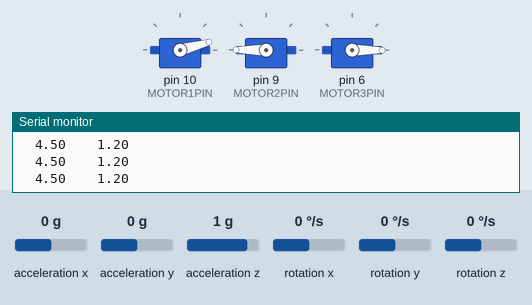
Recording of a sketch running on a simulated Arduino Uno, built with avr-gcc and run on an emulated ATmega328P. Shown: 3 × servo, the last lines printed to the serial monitor. Wiring (inferred from the names in the program): MPU-6050 motion sensor at I2C address 0x68. The inputs (shaded band) are chosen by the test bench; at power-on: acceleration x 0 g, acceleration y 0 g, rotation x 0 °/s, rotation y 0 °/s, acceleration z 1 g, rotation z 0 °/s.

Above: at 1.3 s.
1.4 s: acceleration x set to -1.4 g
At 1.68 s:
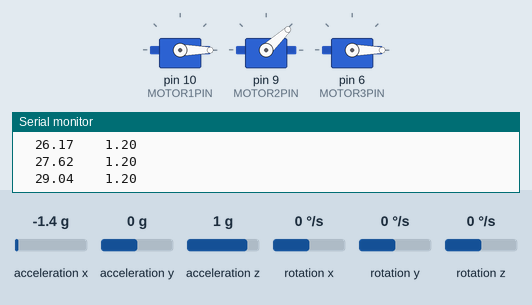
3.7 s: acceleration y set to -1.4 g
At 5.8 s:
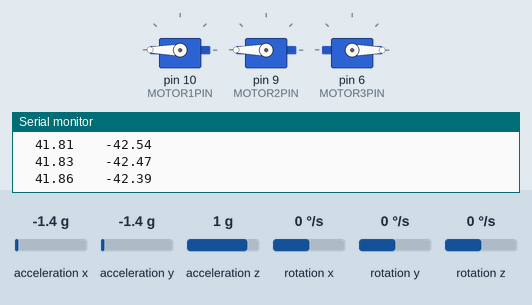
6.7 s: rotation x set to 146 °/s
9.7 s: rotation x set to 154 °/s
11.2 s: rotation y set to -172 °/s
13.0 s: rotation y set to -180 °/s
At 19.3 s:
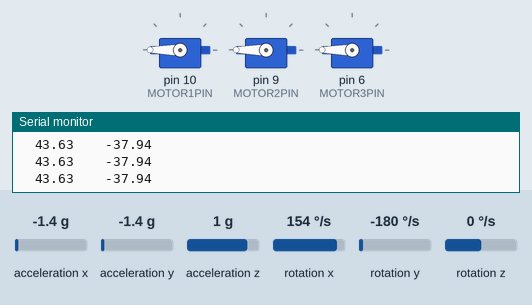
Timing chart, 0 to 30.3 s (numbered marks = the images above; inputs shaded):
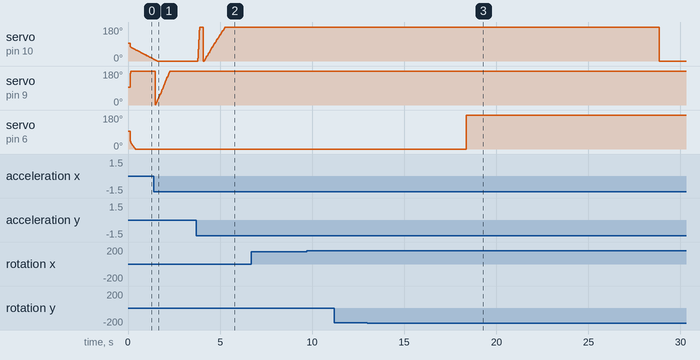

Measured:
- the behaviour switches between -175 and -176 °/s on rotation y (found by bisection; images 2 and 3)

The sketch:

robot_ball_balance_v1.ino
```cpp
#include "robot_ball_balance_v1.h"

void setup() {
  //Serial setup
  Serial.begin(9600);
  Serial.println("Intitialisaton");

  //CI Setup
  //  Wire.begin();
  //  Wire.beginTransmission(MPU_addr);
  //  Wire.write(0x6B);  // PWR_MGMT_1 register
  //  Wire.write(0);     // set to zero (wakes up the MPU-6050)
  //  Wire.endTransmission(true);
  //  x.speed = 0;
  //  y.speed = 0;
  //  x.target = 0;
  //  y.target = 0;
  //  x.acOffset = ACXOFFSET;
  //  y.acOffset = ACYOFFSET;
  //  x.gyOffset = GYXOFFSET;
  //  y.gyOffset = GYYOFFSET;

  initCI();

  //Motors setup
  motor1.pin = MOTOR1PIN;
  motor2.pin = MOTOR2PIN;
  motor3.pin = MOTOR3PIN;
  motor1.speed = MOTORNEUTRAL;
  motor2.speed = MOTORNEUTRAL;
  motor3.speed = MOTORNEUTRAL;
  motor1.servo.attach(motor1.pin);
  motor2.servo.attach(motor2.pin);
  motor3.servo.attach(motor3.pin);
  motor1.servo.write(motor1.speed);
  motor2.servo.write(motor2.speed);
  motor3.servo.write(motor3.speed);

  x.angleOffset = 4.5;
  y.angleOffset = 1.2;

  x.gyroOffset = 1;
  y.gyroOffset = -1.3;

  //Radio Setup
  //  radio.begin();
  //  if (WIRELESSDEBUG) {
  //    radio.begin();
  //    radio.openWritingPipe(pipe);
  //  } else if (MODE == 1) {
  //    radio.begin();
  //    radio.openReadingPipe(1, pipe);
  //    radio.startListening();
  //  }
  //
  //  calibration();
}

void loop() {
  //readCIRaw();
  delay(2);
  readCI();
  if (DEBUGCI) {
   // Serial.print(x.angle);
    Serial.print("\t");
    Serial.print(x.angleCentered);
    Serial.print("\t");
   // Serial.print(y.angle);
    Serial.print("\t");
    Serial.print(y.angleCentered);
    Serial.println();
  }


  switch (MODE) {
    case 1: //Motor control with remote
      readRadio();

      y.speed = msg[0]; //entre -100 et 100
      x.speed = msg[1]; //entre -100 et 100

      calculateMotorSpeeds();

      break;

    case 2: //Balance still

      x.error = x.angleCentered;
      y.error = y.angleCentered;

      if (abs(x.error) < 0.3){
        x.sumError = 0;
      }
      if (abs(y.error) < 0.3){
        y.sumError = 0;
      }


      x.sumError += x.error * 2; //dt ~2
      y.sumError += y.error * 2;


      x.speed = -(Kp * x.error + Ki * x.sumError + Kd * x.gyroRateCentered);
      y.speed = -(Kp * y.error + Ki * y.sumError + Kd * y.gyroRateCentered);

      calculateMotorSpeeds();

      if (DEBUG) {
      }
      break;

    case 3:
      break;

    default: //OFF
      motor1.speed = 180;
      motor2.speed = 0;
      motor3.speed = MOTORNEUTRAL;
      break;
  }


  if (DEBUGMOTORSPEED) {
    Serial.print(motor1.speed);
    Serial.print("\t");
    Serial.print(motor2.speed);
    Serial.print("\t");
    Serial.print(motor3.speed);
    Serial.print("\t");
    Serial.println();
  }

  if (MOTORON) {
    motor1.servo.write(motor1.speed);
    motor2.servo.write(motor2.speed);
    motor3.servo.write(motor3.speed);
  }
}
```

I2C.ino
```cpp
// (licence header left out)
const uint8_t IMUAddress = 0x68; // AD0 is logic low on the PCB
const uint16_t I2C_TIMEOUT = 1000; // Used to check for errors in I2C communication


uint8_t i2cWrite(uint8_t registerAddress, uint8_t *data, uint8_t length, bool sendStop) {
  Wire.beginTransmission(IMUAddress);
  Wire.write(registerAddress);
  Wire.write(data, length);
  uint8_t rcode = Wire.endTransmission(sendStop); // Returns 0 on success
  if (rcode) {
    Serial.print(F("i2cWrite failed: "));
    Serial.println(rcode);
  }
  return rcode; // See: http://arduino.cc/en/Reference/WireEndTransmission
}

uint8_t i2cWrite(uint8_t registerAddress, uint8_t data, bool sendStop) {
  return i2cWrite(registerAddress, &data, 1, sendStop); // Returns 0 on success
}
uint8_t i2cRead(uint8_t registerAddress, uint8_t *data, uint8_t nbytes) {
  uint32_t timeOutTimer;
  Wire.beginTransmission(IMUAddress);
  Wire.write(registerAddress);
  uint8_t rcode = Wire.endTransmission(false); // Don't release the bus
  if (rcode) {
    Serial.print(F("i2cRead failed: "));
    Serial.println(rcode);
    return rcode; // See: http://arduino.cc/en/Reference/WireEndTransmission
  }
  Wire.requestFrom(IMUAddress, nbytes, (uint8_t)true); // Send a repeated start and then release the bus after reading
  for (uint8_t i = 0; i < nbytes; i++) {
    if (Wire.available())
      data[i] = Wire.read();
    else {
      timeOutTimer = micros();
      while (((micros() - timeOutTimer) < I2C_TIMEOUT) && !Wire.available());
      if (Wire.available())
        data[i] = Wire.read();
      else {
        Serial.println(F("i2cRead timeout"));
        return 5; // This error value is not already taken by endTransmission
      }
    }
  }
  return 0; // Success
}
```

Kalman.h
```cpp
// (licence header left out)
#ifndef _Kalman_h
#define _Kalman_h

class Kalman {
public:
    Kalman() {
        /* We will set the variables like so, these can also be tuned by the user */
        Q_angle = 0.001;
        Q_bias = 0.003;
        R_measure = 0.03;

        angle = 0; // Reset the angle
        bias = 0; // Reset bias

        P[0][0] = 0; // Since we assume that the bias is 0 and we know the starting angle (use setAngle), the error covariance matrix is set like so - see: http://en.wikipedia.org/wiki/Kalman_filter#Example_application.2C_technical
        P[0][1] = 0;
        P[1][0] = 0;
        P[1][1] = 0;
    };
    // The angle should be in degrees and the rate should be in degrees per second and the delta time in seconds
    double getAngle(double newAngle, double newRate, double dt) {
        // KasBot V2  -  Kalman filter module - http://www.x-firm.com/?page_id=145
        // Modified by Kristian Lauszus
        // See my blog post for more information: http://blog.tkjelectronics.dk/2012/09/a-practical-approach-to-kalman-filter-and-how-to-implement-it

        // Discrete Kalman filter time update equations - Time Update ("Predict")
        // Update xhat - Project the state ahead
        /* Step 1 */
        rate = newRate - bias;
        angle += dt * rate;

        // Update estimation error covariance - Project the error covariance ahead
        /* Step 2 */
        P[0][0] += dt * (dt*P[1][1] - P[0][1] - P[1][0] + Q_angle);
        P[0][1] -= dt * P[1][1];
        P[1][0] -= dt * P[1][1];
        P[1][1] += Q_bias * dt;

        // Discrete Kalman filter measurement update equations - Measurement Update ("Correct")
        // Calculate Kalman gain - Compute the Kalman gain
        /* Step 4 */
        S = P[0][0] + R_measure;
        /* Step 5 */
        K[0] = P[0][0] / S;
        K[1] = P[1][0] / S;

        // Calculate angle and bias - Update estimate with measurement zk (newAngle)
        /* Step 3 */
        y = newAngle - angle;
        /* Step 6 */
        angle += K[0] * y;
        bias += K[1] * y;

        // Calculate estimation error covariance - Update the error covariance
        /* Step 7 */
        P[0][0] -= K[0] * P[0][0];
        P[0][1] -= K[0] * P[0][1];
        P[1][0] -= K[1] * P[0][0];
        P[1][1] -= K[1] * P[0][1];

        return angle;
    };
    void setAngle(double newAngle) { angle = newAngle; }; // Used to set angle, this should be set as the starting angle
    double getRate() { return rate; }; // Return the unbiased rate

    /* These are used to tune the Kalman filter */
    void setQangle(double newQ_angle) { Q_angle = newQ_angle; };
    void setQbias(double newQ_bias) { Q_bias = newQ_bias; };
    void setRmeasure(double newR_measure) { R_measure = newR_measure; };

    double getQangle() { return Q_angle; };
    double getQbias() { return Q_bias; };
    double getRmeasure() { return R_measure; };

private:
    /* Kalman filter variables */
    double Q_angle; // Process noise variance for the accelerometer
    double Q_bias; // Process noise variance for the gyro bias
    double R_measure; // Measurement noise variance - this is actually the variance of the measurement noise

    double angle; // The angle calculated by the Kalman filter - part of the 2x1 state vector
    double bias; // The gyro bias calculated by the Kalman filter - part of the 2x1 state vector
    double rate; // Unbiased rate calculated from the rate and the calculated bias - you have to call getAngle to update the rate

    double P[2][2]; // Error covariance matrix - This is a 2x2 matrix
    double K[2]; // Kalman gain - This is a 2x1 vector
    double y; // Angle difference
    double S; // Estimate error
};

#endif
```

robot_ball_balance_v1.h
```cpp
#ifndef RBBH
#define RBBH

//Setup
#define MODE 2 //0 OFF, 1 Motor control with remote, 2 balance still, 3 playground, debug, tests
#define WIRELESSDEBUG 0 //not compatible with remote control of the robot

#define MOTORON 1  //Enable motors

//Debug options
#define DEBUGRADIO 0
#define DEBUGCI 1
#define DEBUGMOTORSPEED 0
#define DEBUG 0

//Pins
#define RADIOCEPIN 7
#define RADIOCSNPIN 8
#define MOTOR1PIN 10
#define MOTOR2PIN 9
#define MOTOR3PIN 6

//CI CSTS
#define ACXMAX 16000
#define ACXMIN -16000
#define ACYMAX 16000
#define ACYMIN -16000
#define ACXOFFSET 0
#define ACYOFFSET 0
#define GYXOFFSET 240
#define GYYOFFSET -200

float acLowPass = 0.09;

//Motors CSTS
#define MOTORNEUTRAL 95

//CSTS
const float Kp =15;
const float Ki = 0.3;
const float Kd = 0;

//Libs
#include <Arduino.h>
#include <Wire.h>
#include <Servo.h>
#include <nRF24L01.h>
#include <printf.h>
#include <RF24.h>
#include <RF24_config.h>
#include "Kalman.h"


//Prototypes
void readCIRaw();
void readRadio();
void calculateMotorSpeeds();
void calibration();
void initCI();
void readCI();

const int MPU_addr = 0x68;

const float sqrt32 = sqrt(3) / 2;

struct COORD {
  double acOffset;
  double gyOffset;
  double ac;
  double gy;
  double angle;
  double angle2;
  double acLowPass = 0;
  double target;
  double speed;
  double error = 0;
  double sumError = 0;
  Kalman kalman;
  Kalman kalman2;
  double angleKal;
  double angleKal2;
  double gyroRate;
  double angleCentered;
  double angleOffset;
  double gyroRateCentered;
  double gyroOffset;
};

struct MOTOR {
  short pin;
  Servo servo;
  int speed;
};

//Var
COORD x;
COORD y;
COORD z;

MOTOR motor1;
MOTOR motor2;
MOTOR motor3;

int Tmp;

int msg[4];
long int timer;
uint8_t i2cData[14];

RF24 radio(7, 8);
const uint64_t pipe = 0xE8E8F0F0E1LL;//White remote, ballance robot

int wirelessDebugArray[5]; //x acc, y acc, motor1, motor2, motor3

#endif
```

robot_ball_balance_v1_functions.ino
```cpp
#include "robot_ball_balance_v1.h"

void calculateMotorSpeeds() { //calculate motor1,2,3.speed from x,y.speed
  motor1.speed = y.speed;
  motor2.speed = -x.speed * sqrt32 - y.speed / 2.0;
  motor3.speed = +x.speed * sqrt32 - y.speed / 2.0;

  motor1.speed = map(motor1.speed, -100, 100, MOTORNEUTRAL - MOTORNEUTRAL, MOTORNEUTRAL + MOTORNEUTRAL);
  motor2.speed = map(motor2.speed, -100, 100, MOTORNEUTRAL - MOTORNEUTRAL, MOTORNEUTRAL + MOTORNEUTRAL);
  motor3.speed = map(motor3.speed, -100, 100, MOTORNEUTRAL - MOTORNEUTRAL, MOTORNEUTRAL + MOTORNEUTRAL);
}

void initCI() {
  Wire.begin();
  TWBR = ((F_CPU / 400000L) - 16) / 2; // Set I2C frequency to 400kHz

  i2cData[0] = 7; // Set the sample rate to 1000Hz - 8kHz/(7+1) = 1000Hz
  i2cData[1] = 0x00; // Disable FSYNC and set 260 Hz Acc filtering, 256 Hz Gyro filtering, 8 KHz sampling
  i2cData[2] = 0x00; // Set Gyro Full Scale Range to ±250deg/s
  i2cData[3] = 0x00; // Set Accelerometer Full Scale Range to ±2g
  while (i2cWrite(0x19, i2cData, 4, false)); // Write to all four registers at once
  while (i2cWrite(0x6B, 0x01, true)); // PLL with X axis gyroscope reference and disable sleep mode

  while (i2cRead(0x75, i2cData, 1));
  if (i2cData[0] != 0x68) { // Read "WHO_AM_I" register
    Serial.print(F("Error reading sensor"));
    while (1);
  }

  delay(100); // Wait for sensor to stabilize

  /* Set kalman and gyro starting angle */
  while (i2cRead(0x3B, i2cData, 6));
  x.ac = (i2cData[0] << 8) | i2cData[1];
  y.ac = (i2cData[2] << 8) | i2cData[3];
  z.ac = (i2cData[4] << 8) | i2cData[5];
  y.angle2  = atan2(y.ac, z.ac) * RAD_TO_DEG;
  x.angle = atan(-x.ac / sqrt(y.ac * y.ac + z.ac * z.ac)) * RAD_TO_DEG;
  y.angle  = atan(y.ac / sqrt(x.ac * x.ac + z.ac * z.ac)) * RAD_TO_DEG;
  x.angle2 = atan2(-x.ac, z.ac) * RAD_TO_DEG;


  y.kalman2.setAngle(y.angle2); // Set starting angle
  x.kalman.setAngle(x.angle);
  y.kalman.setAngle(y.angle); // Set starting angle
  x.kalman2.setAngle(x.angle2);

  timer = micros();
}

void readCI() {
  while (i2cRead(0x3B, i2cData, 14));
  x.ac = ((i2cData[0] << 8) | i2cData[1]);
  y.ac = ((i2cData[2] << 8) | i2cData[3]);
  z.ac = ((i2cData[4] << 8) | i2cData[5]);
  Tmp = (i2cData[6] << 8) | i2cData[7];
  y.gy = (i2cData[8] << 8) | i2cData[9];
  x.gy = (i2cData[10] << 8) | i2cData[11];
  z.gy = (i2cData[12] << 8) | i2cData[13];

  double dt = (double)(micros() - timer) / 1000000; // Calculate delta time
  timer = micros();

  y.angle2  = atan2(y.ac, z.ac) * RAD_TO_DEG;
  x.angle = atan(-x.ac / sqrt(y.ac * y.ac + z.ac * z.ac)) * RAD_TO_DEG;
  y.angle  = atan(y.ac / sqrt(x.ac * x.ac + z.ac * z.ac)) * RAD_TO_DEG;
  x.angle2 = atan2(-x.ac, z.ac) * RAD_TO_DEG;


  y.gyroRate = y.gy / 131.0; // Convert to deg/s
  x.gyroRate = x.gy / 131.0; // Convert to deg/s


  // This fixes the transition problem when the accelerometer angle jumps between -180 and 180 degrees
  if ((y.angle2 < -90 && y.angleKal2 > 90) || (y.angle2 > 90 && y.angleKal2 < -90)) {
    y.kalman2.setAngle(y.angle2);
    y.angleKal2 = y.angle2;
  } else
    y.angleKal2 = y.kalman2.getAngle(y.angle2, y.gyroRate, dt); // Calculate the angle using a Kalman filter

  if (abs(y.angleKal2) > 90)
    x.gyroRate = -x.gyroRate; // Invert rate, so it fits the restriced accelerometer reading
  x.angleKal = x.kalman.getAngle(x.angle, x.gyroRate, dt);
  if ((x.angle2 < -90 && x.angleKal2 > 90) || (x.angle2 > 90 && x.angleKal2 < -90)) {
    x.kalman2.setAngle(x.angle2);
    x.angleKal2 = x.angle2;
  } else
    x.angleKal2 = x.kalman2.getAngle(x.angle2, x.gyroRate, dt); // Calculate the angle using a Kalman filter

  if (abs(x.angleKal2) > 90)
    y.gyroRate = -y.gyroRate; // Invert rate, so it fits the restriced accelerometer reading
  y.angleKal = y.kalman.getAngle(y.angle, y.gyroRate, dt); // Calculate the angle using a Kalman filter

  x.angleCentered = x.angleKal + x.angleOffset;
  y.angleCentered = y.angleKal + y.angleOffset;
  x.gyroRateCentered = x.gyroRate + x.gyroOffset;
  y.gyroRateCentered = y.gyroRate + y.gyroOffset;
}

void readCIRaw() {
  Wire.beginTransmission(MPU_addr);
  Wire.write(0x3B);
  Wire.endTransmission(false);
  Wire.requestFrom(MPU_addr, 14, true);

  x.ac = Wire.read() << 8 | Wire.read();
  x.ac = -x.ac;
  x.ac += x.acOffset;
  x.acLowPass += acLowPass * (x.ac - x.acLowPass); //Low pass filter

  y.ac = Wire.read() << 8 | Wire.read();
  y.ac += y.acOffset;
  y.acLowPass += acLowPass * (y.ac - y.acLowPass); //Low pass filter

  z.ac = Wire.read() << 8 | Wire.read();
  Tmp = Wire.read() << 8 | Wire.read();

  y.gy = Wire.read() << 8 | Wire.read();
  y.gy += y.gyOffset;
  y.gy *= (-1);

  x.gy = Wire.read() << 8 | Wire.read();
  x.gy += x.gyOffset;
  x.gy *= (-1);

  z.gy = Wire.read() << 8 | Wire.read();


  if (DEBUGCI) {
    //    Serial.print(x.ac);
    //    Serial.print("\t");
    Serial.print(x.acLowPass);
    Serial.print("\t");
    //Serial.print(x.angle);
    //Serial.print("\t");
    //    Serial.print(y.ac);
    //    Serial.print("\t");
    Serial.print(y.acLowPass);
    Serial.print("\t");
    //Serial.print(z.ac);
    //Serial.print("\t");
    //    Serial.print(x.gy);
    //    Serial.print("\t");
    //    Serial.print(y.gy);
    //    Serial.print("\t");
    //Serial.print(z.gy);
    //Serial.print("\t");
    //Serial.print(Tmp / 340.00 + 36.53); //equation for temperature in degrees C from datasheet
    Serial.println();
  }

  if (WIRELESSDEBUG) {
    wirelessDebugArray[0] = x.ac;
    wirelessDebugArray[1] = y.ac;
    wirelessDebugArray[2] = motor1.speed;
    wirelessDebugArray[3] = motor2.speed;
    wirelessDebugArray[4] = motor3.speed;

    radio.write(wirelessDebugArray, 10);
  }
}

void readRadio() {
  if (radio.available()) {
    while (radio.available()) {
      radio.read(msg, 8);
    }

    msg[0] = map(msg[0], 0, 180, -100, 100); //x axis
    msg[1] = map(msg[1], 0, 100, -100, 100); //y axis

    if (DEBUGRADIO) {
      Serial.print(msg[0]);
      Serial.print("\t");
      Serial.print(msg[1]);
      Serial.print("\t");
      //  Serial.print(msg[2] * 100);
      //  Serial.print("\t");
      // Serial.print(msg[3] * 100);
      //  Serial.print("\t");
      // Serial.println();
    }
  }
}

void calibration() {
  for (int i = 0; i <= 10; i++) {
    readCIRaw();
    delay(10);
    if (DEBUG) {
    }
  }
  float tmpVar = acLowPass;
  acLowPass = 0.05;
  for (int i = 0; i <= 700; i++) {
    readCIRaw();
    if (DEBUG) {
    }
  }
  acLowPass = tmpVar;
  x.acOffset = -x.acLowPass;
  y.acOffset = -y.acLowPass;
  for (int i = 0; i <= 100; i++) {
    readCIRaw();
    if (DEBUG) {
    }
  }
}
```
